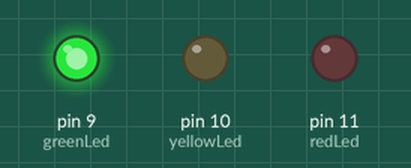
Simulated run of this sketch. Board: Arduino Uno, built with avr-gcc and run on an emulated ATmega328P. On the bench: output pins drawn as LEDs (lit = HIGH).

Above: at 2.5 s.
At 5.05 s:
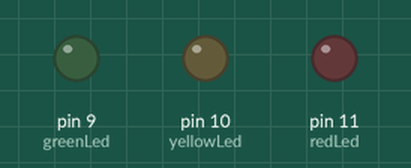
At 6.6 s:
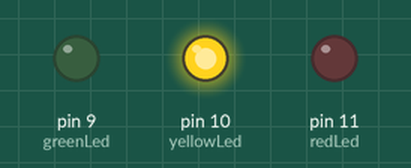
At 10.7 s:
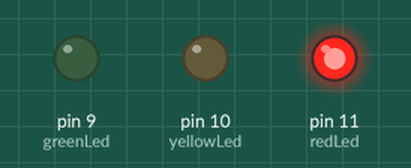
Timing chart, 0 to 17.2 s (numbered marks = the images above):
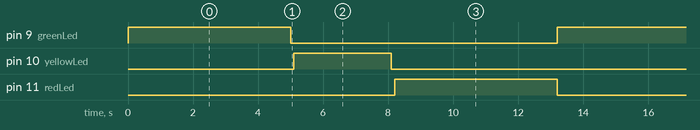

The sketch:

basic_one_way.ino
```cpp
/*
TRAFFIC LIGHTS

This first version is the simplest way to make a traffic lights simulation but will help us to start to know the components of our project.
Consists in 3 leds, one for each color (green, yellow, red).
We simply procede to switch on and off each led with a 5 seconds pause in between.
It starts with the green led, then the yellow led and finally the red led.
The loop runs forever.

*/

int greenLed = 9;
int yellowLed = 10;
int redLed = 11;


// the setup function runs once when you press reset or power the board
void setup() {
  // initialize digital pins as an output.
  pinMode(greenLed, OUTPUT);
  pinMode(yellowLed, OUTPUT);
  pinMode(redLed, OUTPUT);
}

// the loop function runs over and over again forever
void loop() {
  digitalWrite(greenLed, HIGH);   // turn the green LED on (HIGH is the voltage level)
  delay(5000);                       // wait for five seconds
  digitalWrite(greenLed, LOW);    // turn the green LED off by making the voltage LOW
  delay(100);                       // wait for a millisecond
  digitalWrite(yellowLed, HIGH);   // turn the yellow LED on (HIGH is the voltage level)
  delay(3000);                       // wait for three seconds
  digitalWrite(yellowLed, LOW);    // turn the yellow LED off by making the voltage LOW
  delay(100);                       // wait for a millisecond
  digitalWrite(redLed, HIGH);   // turn the red LED on (HIGH is the voltage level)
  delay(5000);                       // wait for five seconds
  digitalWrite(redLed, LOW);    // turn the red LED off by making the voltage LOW
}
```

Measured:
- by itself, pin 9 (greenLed), pin 11 (redLed): alternates HIGH for 5.0 s and LOW for 8.2 s
- by itself, pin 10 (yellowLed): alternates HIGH for 3.0 s and LOW for 10.2 s
- by itself, everything shown: repeats every 13.2 s, in 6 steps
